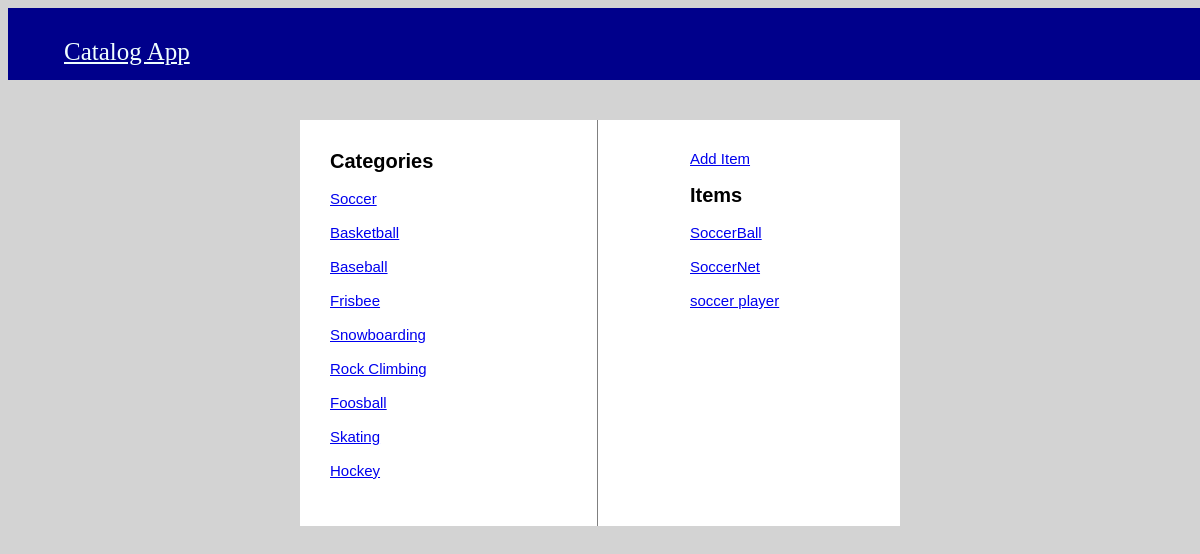
The page /catalog/Soccer/items/ on the database as committed earlier.
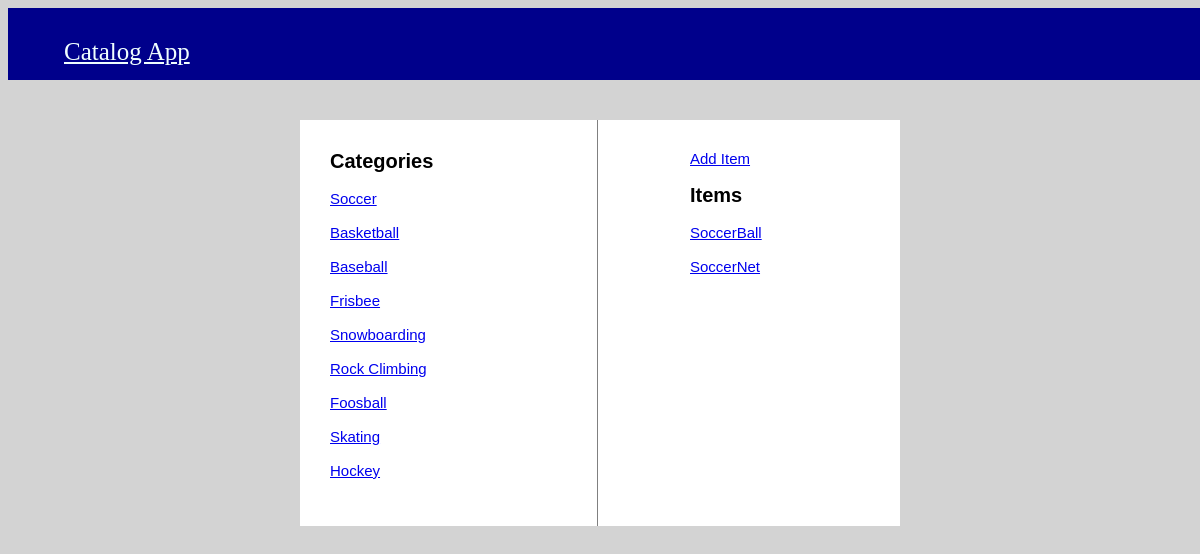
The same page on the database as committed later.
### catalog_database_setup.py (models this page shows, shortened)
class Item(Base):
    __tablename__ = 'items'
    name = Column(String(80), nullable=False, unique=True)
    id = Column(Integer, primary_key=True)
    description = Column(String(500), nullable=True)
    category_id = Column(Integer, ForeignKey('categories.id'))
    category = relationship(Category, back_populates="items")

class Category(Base):
    __tablename__ = 'categories'
    id = Column(Integer, primary_key=True)
    name = Column(String(250), nullable=False, unique=True)
    items = relationship("Item", back_populates="category")
    def __repr__(self):
        return f"Category(name={self.name}, id={self.id})"

### app.py (the view)
@app.route("/catalog/<category_name>/items/", methods=['GET'])
def catalog_desc(category_name):
    db_session = DBSession()
    categories = db_session.query(Category)
    category = db_session.query(Category).filter_by(name=category_name).one()
    print(category)
    items = db_session.query(Item).filter_by(category_id=category.id).all()
    return render_template('category.html', items=items, category_name=category.name, categories=categories)

### templates/category.html (shortened to what this page needs)
<html>
    <head>
        <link rel="stylesheet" type='text/css' href="{{url_for('static', filename='style.css')}}">
    </head>
    <body>
        <nav id="navbar">
            <ul>
                <li><a href="/">Catalog App</a>
                </li>
            </ul>
        </nav>
        <div class="box-white">
            <div class="row">
                <div class="column-right-right">
                    <a href="{{url_for('new_item', category_name=category_name)}}">Add Item</a></br></br>
                    <Strong>Items</Strong>
                    {% for x in items %}
                    <a href="/catalog/{{category_name}}/{{x.name}}/">{{x.name}}</a></br></br>
                    {% endfor %}
                </div>
                <div class="column-left">
                    <Strong>Categories</Strong>
                    {% for i in categories %}
                    <a href="/catalog/{{i.name}}/items">{{i.name}}</a></br></br>
                    {% endfor %}
                </div>
            </div>
        </div>
    </body>
</html>

### static/style.css (style rules this page uses)
body { background-color:lightgray; }
#navbar { background-color: 00008B; width: 100%; float: left; padding: 14px 16px; text-decoration: none; }
#navbar li { list-style: none; float: left; }
#navbar a { color: azure; text-align: center; font-size: 25px; }
.box-white { position:absolute; top:15%; left:25%; width:50%; resize:both; background:white }
.column-right-right { float:right; padding: 30px; font-family:'Helvetica'; font-size:15px; color: red; width: 30%; }
.column-left { padding: 30px; font-family:'Helvetica'; font-size:15px; color: red; width: 30%; }
strong { font-weight: bold; font-family:'Helvetica'; font-size:20px; color:black; }

Rows that differ between the two databases and show on the page:
removed Item: name "soccer player"
